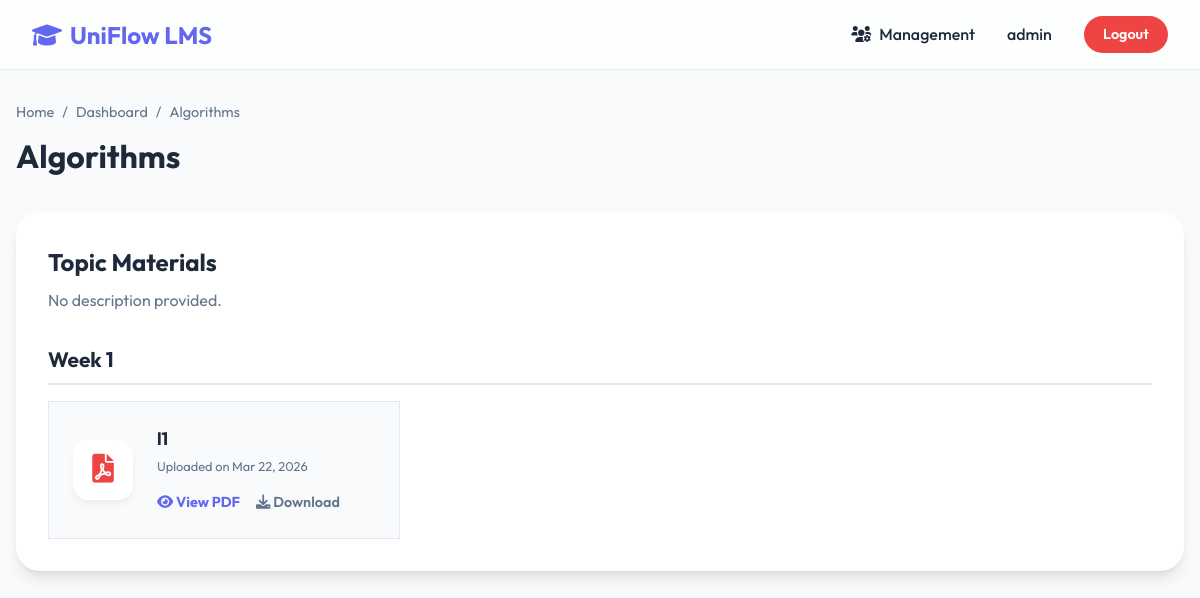
Screenshot of /portal/module/4/ (signed in) with the database file from the repository.
### core/models.py (models this page shows, shortened)
class User(AbstractUser):
    ROLE_CHOICES = (
        ('lecturer', 'Lecturer'),
        ('student', 'Student'),
    )
    role = models.CharField(max_length=10, choices=ROLE_CHOICES, default='student')
    email = models.EmailField(unique=True)
    must_change_password = models.BooleanField(default=False)
    avatar = models.ImageField(upload_to='avatars/', null=True, blank=True)
    hub_integration_enabled = models.BooleanField(default=False)
    hub_linked_at = models.DateTimeField(null=True, blank=True)
    USERNAME_FIELD = 'email'
    REQUIRED_FIELDS = ['username']

class Module(models.Model):
    title = models.CharField(max_length=200)
    description = models.TextField(blank=True)
    target_groups = models.ManyToManyField(Group, related_name='modules')
    uploaded_by = models.ForeignKey(User, on_delete=models.CASCADE, related_name='uploaded_modules', limit_choices_to={'role': 'lecturer'})
    uploaded_at = models.DateTimeField(auto_now_add=True)

class ModuleWeek(models.Model):
    module = models.ForeignKey(Module, on_delete=models.CASCADE, related_name='weeks')
    week_number = models.PositiveIntegerField()
    title = models.CharField(max_length=200, default='New Week')
    description = models.TextField(blank=True)
    class Meta:
        unique_together = ('module', 'week_number')
        ordering = ['week_number']

class ModuleMaterial(models.Model):
    module = models.ForeignKey(Module, on_delete=models.CASCADE, related_name='materials_old', null=True, blank=True)
    week = models.ForeignKey(ModuleWeek, on_delete=models.CASCADE, related_name='materials', null=True, blank=True)
    title = models.CharField(max_length=200)
    file_path = models.FileField(upload_to='modules/')
    uploaded_at = models.DateTimeField(auto_now_add=True)

### core/views.py (the view)
# urls.py: path('portal/module/<int:pk>/', views.ModuleDetailView.as_view(), name='module_detail'),
class ModuleDetailView(LoginRequiredMixin, View):
    def get(self, request, pk):
        module = get_object_or_404(Module.objects.prefetch_related('weeks__materials'), pk=pk)
        if request.user.role == 'student':
            user_groups = request.user.student_groups.all()
            if not module.target_groups.filter(id__in=user_groups).exists():
                messages.error(request, "You do not have permission to view this module.")
                return redirect('student_dashboard')
        return render(request, 'core/module_detail.html', {'module': module})

### core/context_processors.py (called while the page is built)
def notifications_processor(request):
    if request.user.is_authenticated and request.user.role == 'student':
        return {
            'global_notifications': Notification.objects.filter(recipient=request.user, is_read=False).order_by('-created_at')
        }
    return {'global_notifications': []}

### templates/core/module_detail.html (shortened to what this page needs)
{% extends 'core/base.html' %}
{% load static %}
{% block content %}
<div class="page-header">
    <ul class="breadcrumb">
        <li><a href="{% url 'home' %}" style="color: inherit; text-decoration: none;">Home</a></li>
        <li><a href="{% url 'student_dashboard' %}" style="color: inherit; text-decoration: none;">Dashboard</a></li>
        <li>{{ module.title }}</li>
    </ul>
    <h1 class="page-title">{{ module.title }}</h1>
</div>
<div style="display: grid; grid-template-columns: 1fr; gap: 2rem;">
    <div class="card" style="padding: 2rem; border-radius: 24px; background: white; box-shadow: var(--shadow-lg);">
        <div style="margin-bottom: 2rem;">
            <h2 style="font-size: 1.5rem; margin-bottom: 0.5rem;">Topic Materials</h2>
            <p style="color: var(--text-light);">{{ module.description|default:"No description provided." }}</p>
        </div>
        <div style="display: flex; flex-direction: column; gap: 2rem;">
            {% for week in module.weeks.all %}
            <div>
                <h3 style="font-size: 1.3rem; margin-bottom: 1rem; border-bottom: 2px solid #e2e8f0; padding-bottom: 0.5rem;">{{ week.title }}</h3>
                <div style="display: grid; grid-template-columns: repeat(auto-fill, minmax(350px, 1fr)); gap: 1.5rem;">
                    {% for material in week.materials.all %}
                    <div class="card" style="background: #f8fafc; border: 1px solid #e2e8f0; display: flex; align-items: center; gap: 1.5rem; padding: 1.5rem; transition: transform 0.2s;">
                        <div style="width: 60px; height: 60px; background: #fff; color: #ef4444; border-radius: 15px; display: flex; align-items: center; justify-content: center; font-size: 1.8rem; box-shadow: 0 4px 6px rgba(0,0,0,0.05);">
                            <i class="fas fa-file-pdf"></i>
                        </div>
                        <div style="flex: 1;">
                            <h4 style="font-size: 1.1rem; margin-bottom: 0.3rem;">{{ material.title }}</h4>
                            <p style="font-size: 0.8rem; color: var(--text-light); margin-bottom: 1rem;">Uploaded on {{ material.uploaded_at|date:"M d, Y" }}</p>
                            <div style="display: flex; gap: 1rem;">
                                <a href="{{ material.file_path.url }}" target="_blank" style="color: var(--primary); font-weight: 700; text-decoration: none; font-size: 0.9rem;">
                                    <i class="fas fa-eye"></i> View PDF
                                </a>
                                <a href="{{ material.file_path.url }}" download style="color: var(--text-light); font-weight: 600; text-decoration: none; font-size: 0.9rem;">
                                    <i class="fas fa-download"></i> Download
                                </a>
                            </div>
                        </div>
                    </div>
                    {% empty %}
                    <div class="empty-state" style="grid-column: 1/-1; padding: 1.5rem;">
                        <p>No materials have been uploaded to this week yet.</p>
                    </div>
                    {% endfor %}
                </div>
            </div>
            {% empty %}
            <div class="empty-state" style="padding: 3rem;">
                <i class="fas fa-folder-open" style="font-size: 3rem; opacity: 0.1; margin-bottom: 1rem; display: block;"></i>
                <p>No weeks have been added to this topic yet.</p>
            </div>
            {% endfor %}
        </div>
    </div>
</div>
{% endblock %}

### templates/core/base.html (shortened to what this page needs)
{% load static %}
<!DOCTYPE html>
<html lang="en">
<head>
    <link rel="stylesheet" href="https://cdnjs.cloudflare.com/ajax/libs/font-awesome/6.0.0/css/all.min.css">
</head>
<body>
    {% if user.is_authenticated %}
    <nav>
        <a href="{% url 'home' %}" class="logo">
            <i class="fas fa-graduation-cap"></i> UniFlow LMS
        </a>
        <div class="nav-links">
            {% if user.role == 'student' %}
                <a href="{% url 'student_dashboard' %}" class="nav-item">
                    <i class="fas fa-book"></i> My Learning
                </a>
                <div class="notification-bell">
                    <i class="fas fa-bell"></i>
                    {% if global_notifications %}
                    <span class="notification-badge">{{ global_notifications|length }}</span>
                    {% endif %}
                </div>
            {% else %}
                <a href="{% url 'lecturer_dashboard' %}" class="nav-item">
                    <i class="fas fa-users-cog"></i> Management
                </a>
            {% endif %}
            <span class="nav-item">{{ user.username }}</span>
            <a href="{% url 'logout' %}" class="btn-logout">Logout</a>
        </div>
    </nav>
    {% endif %}
    <div class="container">
        {% block content %}{% endblock %}
    </div>
</body>
</html>

### templates/core/base.html (style rules this page uses)
:root { --primary: #6366f1; --primary-dark: #4f46e5; --secondary: #64748b; --bg: #f8fafc; --surface: #ffffff; --text: #1e293b; --text-light: #64748b; --accent: #10b981; --danger: #ef4444; --glass: rgba(255, 255, 255, 0.7); --shadow: 0 4px 6px -1px rgb(0 0 0 / 0.1), 0 2px 4px -2px rgb(0 0 0 / 0.1); --shadow-lg: 0 10px 15px -3px rgb(0 0 0 / 0.1), 0 4px 6px -4px rgb(0 0 0 / 0.1); }
* { margin: 0; padding: 0; box-sizing: border-box; }
body { font-family: 'Outfit', sans-serif; background-color: var(--bg); color: var(--text); line-height: 1.5; min-height: 100vh; }
nav { background: var(--glass); backdrop-filter: blur(10px); border-bottom: 1px solid rgba(226, 232, 240, 0.8); position: sticky; top: 0; z-index: 100; height: 70px; display: flex; align-items: center; justify-content: space-between; padding: 0 2rem; }
.logo { font-size: 1.5rem; font-weight: 700; color: var(--primary); text-decoration: none; display: flex; align-items: center; gap: 0.5rem; }
.nav-links { display: flex; align-items: center; gap: 2rem; }
.nav-item { text-decoration: none; color: var(--text); font-weight: 500; transition: color 0.2s; display: flex; align-items: center; gap: 0.5rem; }
.btn-logout { padding: 0.5rem 1.2rem; border-radius: 9999px; background: var(--danger); color: white; text-decoration: none; font-size: 0.9rem; font-weight: 600; transition: opacity 0.2s; }
.container { max-width: 1200px; margin: 2rem auto; padding: 0 1rem; }
.page-header { margin-bottom: 2rem; }
.page-title { font-size: 2rem; font-weight: 700; color: var(--text); }
.breadcrumb { display: flex; gap: 0.5rem; list-style: none; font-size: 0.9rem; color: var(--text-light); margin-bottom: 0.5rem; }
.breadcrumb li::after { content: "/"; margin-left: 0.5rem; }
.breadcrumb li:last-child::after { content: ""; }

### rows the page displays
User: username "admin"
Module: title "Algorithms", description "No description provided."
ModuleWeek: title "Week 1"
ModuleMaterial: title "l1", uploaded_at "Mar 22, 2026"
